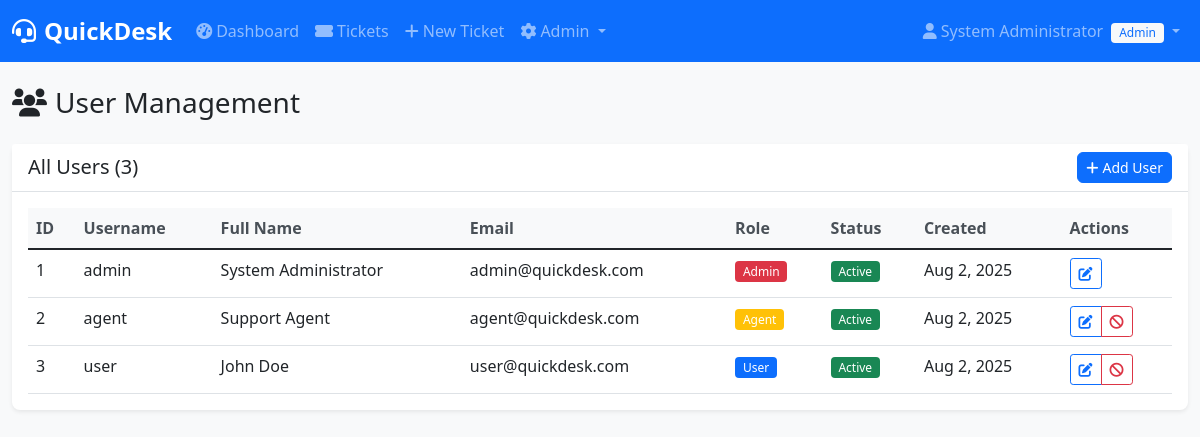
The app's page /index.php?page=users (signed in) with its own data.
### tables this page shows
CREATE TABLE users (
    id INT PRIMARY KEY AUTO_INCREMENT,
    username VARCHAR(50) UNIQUE NOT NULL,
    email VARCHAR(100) UNIQUE NOT NULL,
    password VARCHAR(255) NOT NULL,
    full_name VARCHAR(100) NOT NULL,
    role ENUM('user', 'agent', 'admin') DEFAULT 'user',
    created_at TIMESTAMP DEFAULT CURRENT_TIMESTAMP,
    updated_at TIMESTAMP DEFAULT CURRENT_TIMESTAMP ON UPDATE CURRENT_TIMESTAMP,
    is_active BOOLEAN DEFAULT TRUE
);

### config/config.php (called while the page is built, shortened)
<?php
spl_autoload_register(function ($class) {
    $file = __DIR__ . '/../classes/' . $class . '.php';
});
?>

### config/database.php (called while the page is built, shortened)
<?php
class Database {
    private $host = 'localhost';
    private $db_name = 'quickdesk';
    private $username = 'root';
    private $password = '';
    private $conn;
    public function getConnection() {
        $this->conn = null;
        try {
            $this->conn = new PDO(
                "mysql:host=" . $this->host . ";dbname=" . $this->db_name . ";charset=utf8",
                $this->username,
                $this->password
            );
            $this->conn->setAttribute(PDO::ATTR_ERRMODE, PDO::ERRMODE_EXCEPTION);
            $this->conn->setAttribute(PDO::ATTR_DEFAULT_FETCH_MODE, PDO::FETCH_ASSOC);
            $this->createTablesIfNotExist();
        } catch(PDOException $exception) {
            die("Connection error: " . $exception->getMessage());
        }
        return $this->conn;
    }
    private function createTablesIfNotExist() {
        try {
            $stmt = $this->conn->query("SHOW TABLES LIKE 'users'");
        } catch(PDOException $e) {
            $this->createTables();
        }
    }
}
?>

### classes/User.php (called while the page is built, shortened)
<?php
require_once __DIR__ . '/../config/database.php';
class User {
    private $conn;
    private $table = 'users';
    public function __construct() {
        $database = new Database();
        $this->conn = $database->getConnection();
    }
    public function getAllUsers() {
        try {
            $query = "SELECT id, username, email, full_name, role, created_at, is_active FROM " . $this->table . " ORDER BY created_at DESC";
            $stmt = $this->conn->prepare($query);
            $stmt->execute();
            return $stmt->fetchAll();
        } catch (Exception $e) {
            return [];
        }
    }
}
?>

### pages/users.php (the view, shortened to what this page needs)
<?php
$user_obj = new User();
$users = $user_obj->getAllUsers();
?>
<div class="row">
    <div class="col-12">
        <h1 class="h3 mb-4">
            <i class="fas fa-users me-2"></i>User Management
        </h1>
    </div>
</div>
<div class="row">
    <div class="col-12">
        <div class="card">
            <div class="card-header d-flex justify-content-between align-items-center">
                <h5 class="mb-0">All Users (<?= count($users) ?>)</h5>
                <a href="index.php?page=register" class="btn btn-primary btn-sm">
                    <i class="fas fa-plus me-1"></i>Add User
                </a>
            </div>
            <div class="card-body">
                <div class="table-responsive">
                    <table class="table table-hover">
                        <thead>
                            <tr>
                                <th>ID</th>
                                <th>Username</th>
                                <th>Full Name</th>
                                <th>Email</th>
                                <th>Role</th>
                                <th>Status</th>
                                <th>Created</th>
                                <th>Actions</th>
                            </tr>
                        </thead>
                        <tbody>
                            <?php foreach ($users as $user): ?>
                            <tr>
                                <td><?= $user['id'] ?></td>
                                <td><?= htmlspecialchars($user['username']) ?></td>
                                <td><?= htmlspecialchars($user['full_name']) ?></td>
                                <td><?= htmlspecialchars($user['email']) ?></td>
                                <td>
                                    <span class="badge bg-<?= getRoleColor($user['role']) ?>">
                                        <?= ucfirst($user['role']) ?>
                                    </span>
                                </td>
                                <td>
                                    <span class="badge bg-<?= $user['is_active'] ? 'success' : 'danger' ?>">
                                        <?= $user['is_active'] ? 'Active' : 'Inactive' ?>
                                    </span>
                                </td>
                                <td><?= date('M j, Y', strtotime($user['created_at'])) ?></td>
                                <td>
                                    <div class="btn-group btn-group-sm">
                                        <button class="btn btn-outline-primary" data-bs-toggle="modal" data-bs-target="#editUser<?= $user['id'] ?>">
                                            <i class="fas fa-edit"></i>
                                        </button>
                                        <?php if ($user['id'] != $_SESSION['user_id']): ?>
                                        <button class="btn btn-outline-danger">
                                            <i class="fas fa-ban"></i>
                                        </button>
                                        <?php endif; ?>
                                    </div>
                                </td>
                            </tr>
                            <?php endforeach; ?>
                        </tbody>
                    </table>
                </div>
            </div>
        </div>
    </div>
</div>
<?php
function getRoleColor($role) {
    switch ($role) {
        case 'admin': return 'danger';
        case 'agent': return 'warning';
        case 'user': return 'primary';
    }
}
?>

### assets/css/style.css (style rules this page uses)
:root { --primary-color: #0d6efd; --secondary-color: #6c757d; --success-color: #198754; --danger-color: #dc3545; --warning-color: #ffc107; --info-color: #0dcaf0; --light-color: #f8f9fa; --dark-color: #212529; }
body { background-color: #f8f9fa; font-family: "Segoe UI", Tahoma, Geneva, Verdana, sans-serif; }
.card { border: none; box-shadow: 0 0.125rem 0.25rem rgba(0, 0, 0, 0.075); border-radius: 0.5rem; }
.card-header { background-color: #fff; border-bottom: 1px solid #dee2e6; font-weight: 600; }
.table { margin-bottom: 0; }
.table th { border-top: none; font-weight: 600; color: #495057; background-color: #f8f9fa; }
.badge { font-size: 0.75rem; font-weight: 500; }
.btn { border-radius: 0.375rem; font-weight: 500; }
.btn-sm { padding: 0.25rem 0.5rem; font-size: 0.875rem; }

### records on screen
users: id "1", username "admin", full_name "System Administrator", email "admin@quickdesk.com", role "Admin", is_active "Active", created_at "Aug 2, 2025"
users: id "2", username "agent", full_name "Support Agent", email "agent@quickdesk.com", role "Agent", is_active "Active", created_at "Aug 2, 2025"
users: id "3", username "user", full_name "John Doe", email "user@quickdesk.com", role "User", is_active "Active", created_at "Aug 2, 2025"

### other values on screen
$user['full_name'] "System Administrator"
$user['role'] "Admin"
count($users) "3"
